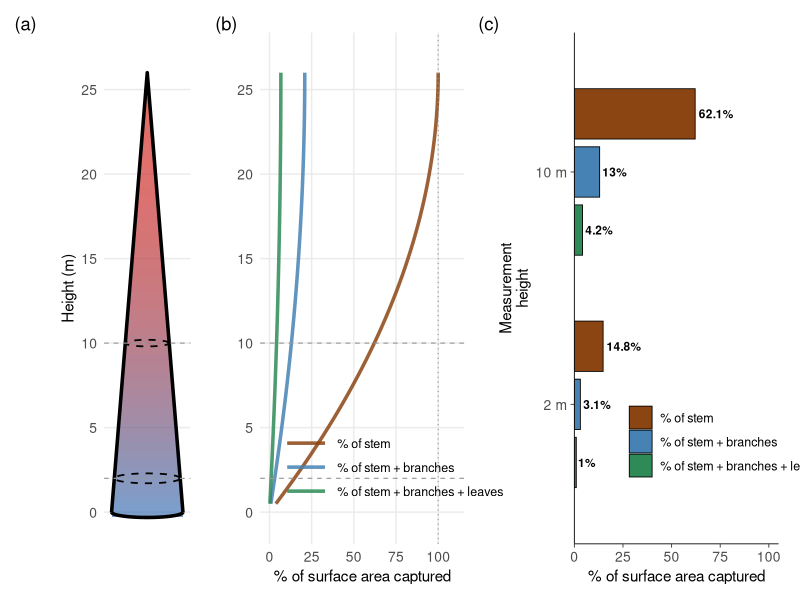
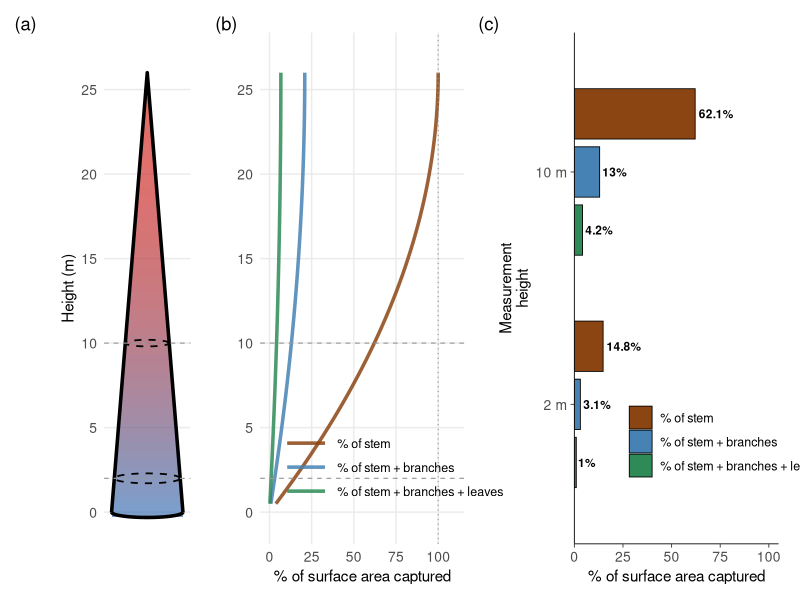

Reproduce these figures in R, in order.
#!/usr/bin/env Rscript
# =============================================================================
# figure_truncation.R
# Combined figure: 3D cone schematic + capture curves + bar chart.
#
# Demonstrates the fraction of tree surface area sampled when measuring
# only below 2 m or 10 m, for a representative NE canopy tree.
#
# Assumptions:
#   - 26 m tall, 40 cm DBH (typical canopy tree at Harvard / Yale forests)
#   - Stem tapers linearly from radius at ground to 0 at tree top (cone)
#   - Whittaker & Woodwell (1967) surface area ratios:
#       stem bark   = 0.45 m² m⁻² ground
#       branch bark = 1.70 m² m⁻² ground
#   - LAI = 4.5 m² m⁻² ground
#   - Only stem surface area is measured (no branches or leaves captured),
#     so the numerator is always stem SA below h; the denominator varies
#     to show how little of the whole tree is actually sampled.
#
# Output: 2-panel figure (cone | capture curves)
# =============================================================================

library(ggplot2)
library(patchwork)

# ═══════════════════════════════════════════════════════════════════════════════
# 1. TREE GEOMETRY
# ═══════════════════════════════════════════════════════════════════════════════

tree_height      <- 26      # m
dbh              <- 0.40    # m (40 cm)
dbh_height       <- 1.37    # m
base_radius      <- dbh / 2
height_above_dbh <- tree_height - dbh_height

# Whittaker & Woodwell surface area indices
stem_bark_index   <- 0.45   # m² stem bark / m² ground
branch_bark_index <- 1.70   # m² branch bark / m² ground
leaf_area_index   <- 4.5    # m² leaf / m² ground

# ── Helper functions ──────────────────────────────────────────────────────────

radius_at <- function(h) {
  pmax(0, base_radius * (tree_height - h) / height_above_dbh)
}

cone_lateral_area <- function(h1, h2) {
  r1 <- radius_at(h1)
  r2 <- radius_at(h2)
  slant <- sqrt((h2 - h1)^2 + (r1 - r2)^2)
  pi * (r1 + r2) * slant
}

# ── Totals ────────────────────────────────────────────────────────────────────

total_stem_area   <- cone_lateral_area(0, tree_height)
ground_area       <- total_stem_area / stem_bark_index
total_branch_area <- ground_area * branch_bark_index
total_leaf_area   <- ground_area * leaf_area_index

cat("Tree parameters:\n")
cat("  Height:", tree_height, "m | DBH:", dbh * 100, "cm\n")
cat("  Total stem SA:  ", round(total_stem_area, 1), "m²\n")
cat("  Total branch SA:", round(total_branch_area, 1), "m²\n")
cat("  Total leaf SA:  ", round(total_leaf_area, 1), "m²\n\n")

# ── Capture fraction at height h ──────────────────────────────────────────────
# Only stem surface area below h is measured (no branches or leaves captured).
# Three denominators show the fraction of progressively larger totals.

capture_at <- function(h) {
  stem_below <- cone_lateral_area(0, h)

  c(stem       = 100 * stem_below / total_stem_area,
    stem_br    = 100 * stem_below / (total_stem_area + total_branch_area),
    stem_br_lf = 100 * stem_below / (total_stem_area + total_branch_area +
                                      total_leaf_area))
}

# Print summary table
for (h in c(2, 10)) {
  pcts <- capture_at(h)
  cat(sprintf("At %2d m:  %% of stem = %4.1f%%  |  %% of stem+branch = %4.1f%%  |  %% of stem+branch+leaf = %4.1f%%\n",
              h, pcts["stem"], pcts["stem_br"], pcts["stem_br_lf"]))
}
cat("\n")

# ═══════════════════════════════════════════════════════════════════════════════
# 2. PANEL A: 3-D CONE SCHEMATIC (gradient fill + ellipses)
# ═══════════════════════════════════════════════════════════════════════════════

create_cone_panel <- function() {

  stretch <- 5
  heights <- seq(0, tree_height, 0.1)
  radii   <- sapply(heights, radius_at)

  # ── Gradient-filled segments ──
  n_seg    <- 50
  h_breaks <- seq(0, tree_height, length.out = n_seg + 1)
  seg_pct  <- numeric(n_seg)
  for (i in seq_len(n_seg)) {
    h_mid <- (h_breaks[i] + h_breaks[i + 1]) / 2
    seg_pct[i] <- if (h_mid == 0) 0 else
      100 * cone_lateral_area(0, h_mid) / total_stem_area
  }
  norm <- (seg_pct - min(seg_pct)) / diff(range(seg_pct))
  pal  <- colorRampPalette(c("#4575b4", "#d73027"))(100)
  seg_col <- pal[pmax(1, pmin(100, round(norm * 99) + 1))]

  # Build polygon data for each segment
  max_ext <- max(radii) * stretch * 0.3
  zones <- do.call(rbind, lapply(seq_len(n_seg), function(i) {
    h_seq <- seq(h_breaks[i], h_breaks[i + 1], length.out = 20)
    r_seq <- sapply(h_seq, radius_at) * stretch
    # Extend bottom segment below 0 to cover base ellipse
    if (h_breaks[i] == 0) {
      h_ext <- c(seq(-max_ext, 0, length.out = 10), h_seq)
      r_ext <- c(rep(r_seq[1], 10), r_seq)
    } else {
      h_ext <- h_seq; r_ext <- r_seq
    }
    data.frame(height = c(h_ext, rev(h_ext)),
               radius = c(r_ext, -rev(r_ext)),
               zone   = paste0("s", i),
               color  = seg_col[i])
  }))

  # Outline
  outline <- data.frame(
    height = c(heights, rev(heights)),
    radius = c(radii * stretch, -rev(radii * stretch))
  )

  # Ellipses (3-D perspective)
  make_ellipse <- function(h, n = 100) {
    r <- radius_at(h) * stretch
    theta <- seq(0, 2 * pi, length.out = n)
    data.frame(x = r * cos(theta),
               y = h + r * 0.3 * sin(theta))
  }
  make_base_arc <- function(h = 0, n = 50) {
    r <- radius_at(h) * stretch
    theta <- seq(pi, 2 * pi, length.out = n)
    data.frame(x = r * cos(theta),
               y = h + r * 0.3 * sin(theta))
  }

  ell_2  <- make_ellipse(2)
  ell_10 <- make_ellipse(10)
  base_c <- make_base_arc(0)

  xlim <- max(radii) * stretch * 1.1

  p <- ggplot() +
    geom_polygon(data = zones,
                 aes(x = radius, y = height, fill = color, group = zone),
                 alpha = 0.7) +
    geom_path(data = outline, aes(x = radius, y = height),
              color = "black", linewidth = 1.2) +
    geom_path(data = ell_2,  aes(x = x, y = y),
              color = "black", linewidth = 0.6, linetype = "dashed") +
    geom_path(data = ell_10, aes(x = x, y = y),
              color = "black", linewidth = 0.6, linetype = "dashed") +
    geom_path(data = base_c, aes(x = x, y = y),
              color = "black", linewidth = 1.2) +
    # Dashed reference lines at 2 m and 10 m (extend across from panel B)
    geom_hline(yintercept = c(2, 10), color = "grey60",
               linewidth = 0.4, linetype = "dashed") +
    scale_fill_identity() +
    coord_fixed(ratio = 0.5) +
    scale_x_continuous(limits = c(-xlim, xlim), name = NULL) +
    scale_y_continuous(breaks = seq(0, 25, 5), limits = c(-0.5, 27),
                       name = "Height (m)") +
    theme_minimal(base_size = 11) +
    theme(legend.position  = "none",
          axis.text.x      = element_blank(),
          axis.ticks.x     = element_blank(),
          axis.text.y      = element_text(size = 10),
          axis.title.y     = element_text(size = 11),
          panel.grid.major.x = element_blank(),
          panel.grid.minor   = element_blank(),
          plot.margin = margin(5, 0, 5, 5))

  list(plot = p, seg_pct_range = range(seg_pct))
}

# ═══════════════════════════════════════════════════════════════════════════════
# 3. PANEL B: CAPTURE CURVES (3 lines: stem, stem+branch, stem+branch+leaf)
# ═══════════════════════════════════════════════════════════════════════════════

create_capture_panel <- function(seg_range) {

  h_seq <- seq(0.5, tree_height, 0.5)
  curves <- do.call(rbind, lapply(h_seq, function(h) {
    pcts <- capture_at(h)
    data.frame(height = h,
               category = c("% of stem", "% of stem + branches", "% of stem + branches + leaves"),
               pct = as.numeric(pcts))
  }))
  curves$category <- factor(curves$category,
    levels = c("% of stem", "% of stem + branches", "% of stem + branches + leaves"))

  cat_colors <- c("% of stem"                        = "#8B4513",
                   "% of stem + branches"             = "#4682B4",
                   "% of stem + branches + leaves"    = "#2E8B57")

  p <- ggplot(curves, aes(x = pct, y = height, color = category)) +
    geom_line(linewidth = 1.2, alpha = 0.85) +
    # Dashed horizontal reference lines
    geom_hline(yintercept = c(2, 10), color = "grey60",
               linewidth = 0.4, linetype = "dashed") +
    geom_vline(xintercept = 100, color = "grey60",
               linewidth = 0.4, linetype = "dotted") +
    scale_color_manual(values = cat_colors, name = NULL) +
    scale_x_continuous(breaks = seq(0, 100, 25), limits = c(0, 110),
                       name = "% of surface area captured") +
    scale_y_continuous(breaks = seq(0, 25, 5), limits = c(-0.5, 27),
                       name = NULL) +
    theme_minimal(base_size = 11) +
    theme(legend.position  = c(0.65, 0.15),
          legend.background = element_blank(),
          legend.text       = element_text(size = 9),
          legend.key.width  = unit(1.2, "cm"),
          axis.text         = element_text(size = 10),
          axis.title.x      = element_text(size = 11),
          panel.grid.minor  = element_blank(),
          plot.margin = margin(5, 5, 5, 0))

  p
}

# ═══════════════════════════════════════════════════════════════════════════════
# 4. PANEL C: BAR CHART (% captured at 2 m and 10 m) — horizontal bars
# ═══════════════════════════════════════════════════════════════════════════════

create_bar_panel <- function() {

  bar_data <- do.call(rbind, lapply(c(2, 10), function(h) {
    pcts <- capture_at(h)
    data.frame(
      threshold = paste0(h, " m"),
      category  = c("% of stem", "% of stem + branches", "% of stem + branches + leaves"),
      pct       = as.numeric(pcts)
    )
  }))
  # Reverse factor levels so stem-only plots on top within each group,
  # but use breaks= in scale_fill_manual to keep legend in original order
  bar_data$category <- factor(bar_data$category,
    levels = rev(c("% of stem", "% of stem + branches", "% of stem + branches + leaves")))
  # Order: 2 m on bottom, 10 m on top
  bar_data$threshold <- factor(bar_data$threshold, levels = c("2 m", "10 m"))

  cat_colors <- c("% of stem"                        = "#8B4513",
                   "% of stem + branches"             = "#4682B4",
                   "% of stem + branches + leaves"    = "#2E8B57")

  p <- ggplot(bar_data, aes(x = pct, y = threshold, fill = category)) +
    geom_col(position = position_dodge(width = 0.75), width = 0.65,
             color = "black", linewidth = 0.3) +
    geom_text(aes(label = paste0(round(pct, 1), "%")),
              position = position_dodge(width = 0.75),
              hjust = -0.1, size = 3, fontface = "bold") +
    scale_fill_manual(values = cat_colors, name = NULL,
                      breaks = c("% of stem", "% of stem + branches",
                                  "% of stem + branches + leaves")) +
    scale_x_continuous(limits = c(0, 100), breaks = seq(0, 100, 25),
                       expand = expansion(mult = c(0, 0.05)),
                       name = "% of surface area captured") +
    labs(y = "Measurement\nheight") +
    theme_classic(base_size = 11) +
    theme(legend.position  = c(0.75, 0.2),
          legend.background = element_blank(),
          legend.text     = element_text(size = 9),
          axis.line       = element_line(linewidth = 0.3),
          axis.ticks      = element_line(linewidth = 0.3),
          axis.title      = element_text(size = 11),
          axis.text       = element_text(size = 10),
          plot.margin     = margin(5, 10, 5, 5))

  p
}

# ═══════════════════════════════════════════════════════════════════════════════
# 5. COMBINE & SAVE
# ═══════════════════════════════════════════════════════════════════════════════

cone_result <- create_cone_panel()
p_cone    <- cone_result$plot
p_curves  <- create_capture_panel(cone_result$seg_pct_range)
p_bars    <- create_bar_panel()

# Layout: single row — cone | curves | bars (horizontal)
combined <- (p_cone | p_curves | p_bars) +
  plot_layout(widths = c(1, 1.5, 1.5)) +
  plot_annotation(tag_levels = "a",
                  tag_prefix = "(", tag_suffix = ")")

# ── Save ──────────────────────────────────────────────────────────────────────

base_dir <- "/Users/jongewirtzman/My Drive/Research/whole_tree_flux"
out_dir  <- file.path(base_dir, "figures")
if (!dir.exists(out_dir)) dir.create(out_dir, recursive = TRUE)

ggsave(file.path(out_dir, "figure_truncation.pdf"), combined,
       width = 13, height = 5, units = "in")
ggsave(file.path(out_dir, "figure_truncation.png"), combined,
       width = 13, height = 5, units = "in", dpi = 300)

cat("Saved: figure_truncation.pdf/.png\n")
